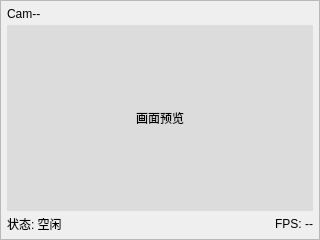
<?xml version="1.0" encoding="UTF-8"?>
<ui version="4.0">
 <class>CameraTileView</class>
 <widget class="QFrame" name="CameraTileView">
  <property name="geometry">
   <rect>
    <x>0</x>
    <y>0</y>
    <width>320</width>
    <height>240</height>
   </rect>
  </property>
  <property name="sizePolicy">
   <sizepolicy hsizetype="Expanding" vsizetype="Expanding">
    <horstretch>1</horstretch>
    <verstretch>1</verstretch>
   </sizepolicy>
  </property>
  <property name="minimumSize">
   <size>
    <width>160</width>
    <height>120</height>
   </size>
  </property>
  <property name="frameShape">
   <enum>QFrame::StyledPanel</enum>
  </property>
  <property name="frameShadow">
   <enum>QFrame::Raised</enum>
  </property>
  <layout class="QVBoxLayout" name="tileLayout" stretch="0,1,0">
   <property name="spacing">
    <number>4</number>
   </property>
   <property name="leftMargin">
    <number>6</number>
   </property>
   <property name="topMargin">
    <number>6</number>
   </property>
   <property name="rightMargin">
    <number>6</number>
   </property>
   <property name="bottomMargin">
    <number>6</number>
   </property>
   <item>
    <widget class="QLabel" name="titleLabel">
     <property name="text">
      <string>Cam--</string>
     </property>
    </widget>
   </item>
   <item>
    <widget class="QLabel" name="imageLabel">
     <property name="sizePolicy">
      <sizepolicy hsizetype="Ignored" vsizetype="Ignored">
       <horstretch>1</horstretch>
       <verstretch>1</verstretch>
      </sizepolicy>
     </property>
     <property name="minimumSize">
      <size>
       <width>0</width>
       <height>0</height>
      </size>
     </property>
     <property name="styleSheet">
      <string notr="true">background-color: #dcdcdc;</string>
     </property>
     <property name="text">
      <string>画面预览</string>
     </property>
     <property name="alignment">
      <set>Qt::AlignCenter</set>
     </property>
    </widget>
   </item>
   <item>
    <layout class="QHBoxLayout" name="statusLayout">
     <item>
      <widget class="QLabel" name="stateLabel">
       <property name="toolTip">
        <string>随该路检测状态动态更新</string>
       </property>
       <property name="text">
        <string>状态: 空闲</string>
       </property>
      </widget>
     </item>
     <item>
      <widget class="QLabel" name="fpsLabel">
       <property name="text">
        <string>FPS: --</string>
       </property>
       <property name="alignment">
        <set>Qt::AlignRight|Qt::AlignTrailing|Qt::AlignVCenter</set>
       </property>
      </widget>
     </item>
    </layout>
   </item>
  </layout>
 </widget>
 <resources/>
 <connections/>
</ui>
